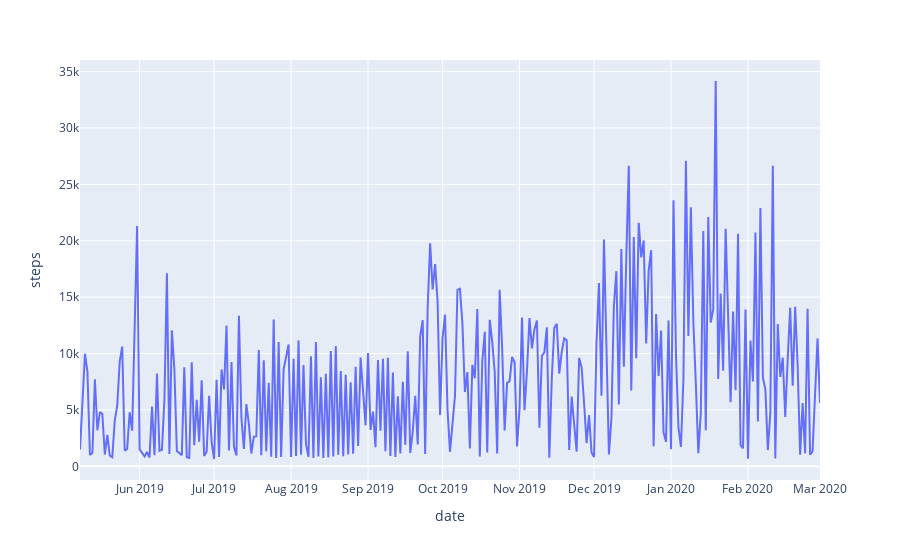

Notebook code for this chart:
### Markdown cell above
Create a time-series chart
---

### Code cell
fig = px.line(ts, x='date', y="steps")
fig.show()

### Figure 1 — Plotly figure (JSON) as saved in the notebook; plotly's stock layout.template omitted (floating-point values rounded to 4 significant figures; data arrays with more than 128 entries replaced by an {"elided": "..."} marker saying what was removed)
{"data": [{"hovertemplate": "date=%{x}<br>steps=%{y}<extra></extra>", "legendgroup": "", "line": {"color": "#636efa", "dash": "solid"}, "marker": {"symbol": "circle"}, "mode": "lines", "name": "", "orientation": "v", "showlegend": false, "type": "scatter", "x": {"elided": "294 str values"}, "xaxis": "x", "y": {"elided": "294 int values"}, "yaxis": "y"}], "layout": {"autosize": true, "legend": {"tracegroupgap": 0}, "margin": {"t": 60}, "xaxis": {"anchor": "y", "autorange": true, "domain": [0, 1], "range": ["2019-05-08", "2020-03-01"], "title": {"text": "date"}, "type": "date"}, "yaxis": {"anchor": "x", "autorange": true, "domain": [0, 1], "range": [-1213.0, 36030.0], "title": {"text": "steps"}, "type": "linear"}}}
